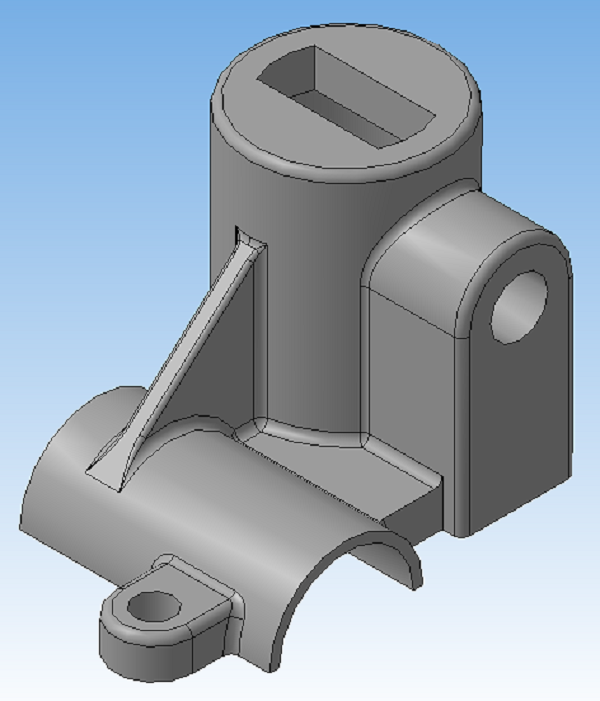
#> input picture .github/forma-photo-saddle-reference.png, 600 x 701 px
$ python make_frame_passport.py ../../.github/forma-photo-saddle-reference.png ../../.github/forma-photo-saddle-reference.png
#> lines starting #> are read from the running program, lines starting #| are printed output that depends on the picture; after the words box and inside, x2 and y2 are one past the last pixel; in counts of white or black regions, pixels touching at a corner belong together
#> in main, im is the input picture: PIL image 600x701 RGB; mean R, G, B 153.1, 167.5, 181.5
### forma/forma/vision/silhouette.py
"""Измерение по фотографии: силуэт → числа, пригодные для модели.

Задача модуля — не «угадать 3D», а дать измеримые величины, которые можно
записать в постановку задачи: габарит в пикселях, профиль ширины, угол наклона
камеры по эллипсу верхней кромки и совпадение силуэта модели с фотографией.

Всё считается по маске объекта (что на фото объект, а что фон) и работает на
numpy. Маска берётся одним из двух способов:

* ``mask_by_background`` — фон однотонный или градиентный и отличается по цвету
  (синяя «студийная» заливка, белый лист, серый фон);
* готовая маска от пользователя (альфа-канал PNG или чёрно-белая картинка).

Никаких предположений о «понимании» сцены: если фон пёстрый, вызывающий код
обязан передать маску сам, иначе результат недействителен.
"""
from __future__ import annotations

import math
from dataclasses import dataclass, field, asdict
from typing import Iterable

import numpy as np

__all__ = [
    "Silhouette", "mask_by_background", "mask_from_alpha",
    "measure", "fit_top_arc", "camera_elevation", "iou", "compare",
]


# --------------------------------------------------------------------------
# Маска
# --------------------------------------------------------------------------
def mask_by_background(rgb: np.ndarray, tol: float = 14.0) -> np.ndarray:
    """Маска объекта: True там, где цвет не похож на фон.

    Фон оценивается по четырём углам и по верхней/нижней кромке. Модель фона —
    линейный градиент по вертикали плюс допуск ``tol`` (в уровнях 0…255).
    Так работает и на однотонном фоне, и на «студийном» градиенте.
    """
#> called with tol = 14
    a = np.asarray(rgb, dtype=np.float64)
    if a.ndim != 3 or a.shape[2] < 3:
        raise ValueError("нужен цветной массив H×W×3")
    h, w = a.shape[:2]
    cols = np.concatenate([a[:, :4].reshape(-1, 3), a[:, -4:].reshape(-1, 3)], axis=0)
    ys = np.concatenate([np.repeat(np.arange(h), 4), np.repeat(np.arange(h), 4)])
    # линейная регрессия цвета фона от y, отдельно по каналам
    A = np.stack([np.ones_like(ys, dtype=np.float64), ys.astype(np.float64)], axis=1)
    coef, *_ = np.linalg.lstsq(A, cols, rcond=None)
#> coef = [[119.1, 174.4, 228.7], [0.184, 0.109, 0.0355]]
    yy = np.arange(h, dtype=np.float64)
    bg = (np.stack([np.ones_like(yy), yy], axis=1) @ coef)  # h×3
#> bg = 701 rows, first 8: [119.1, 174.4, 228.7], [119.3, 174.5, 228.8], [119.5, 174.6, 228.8], [119.7, 174.7, 228.8], [119.9, 174.8, 228.9], [120.1, 174.9, 228.9], [120.2, 175, 228.9], [120.4, 175.2, 229]
    pred = np.repeat(bg[:, None, :], w, axis=1)
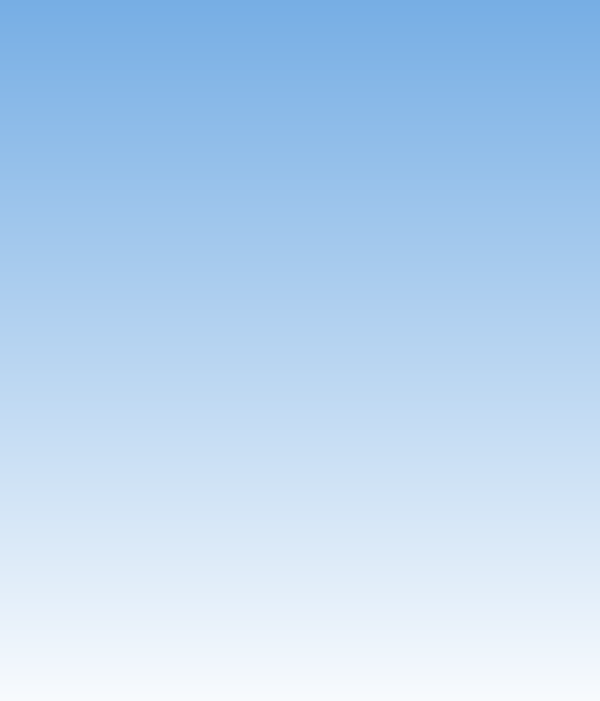
#> pred: shape (701, 600, 3) float64; mean of channels 0, 1, 2 183.4, 212.5, 241.2; drawn as R, G, B
    dist = np.linalg.norm(a - pred, axis=2)
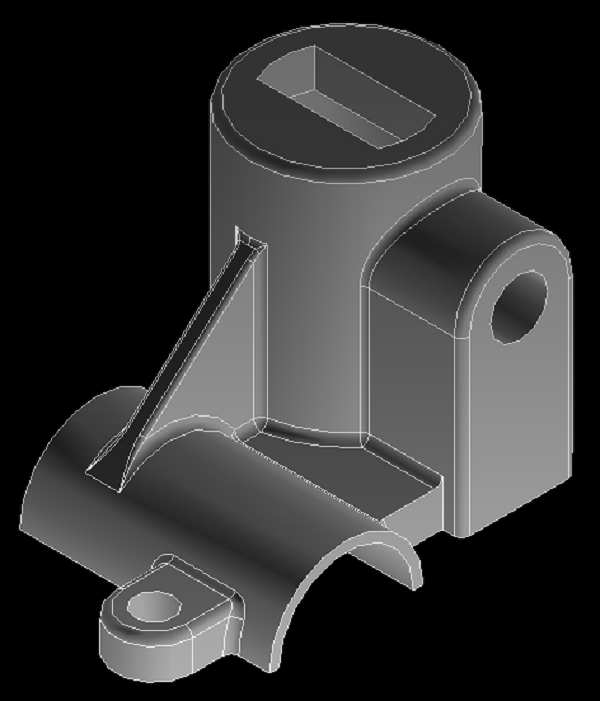
#> dist: shape (701, 600) float64; min 0.0812, max 413.6, mean 83; drawn with min black and max white
    return dist > tol
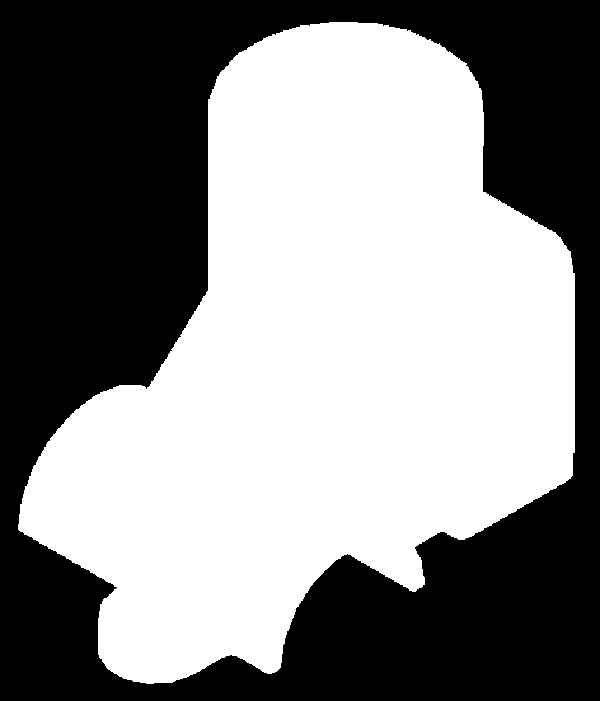
#> returned value: shape (701, 600) bool; 52.8% white; 1 black region, box (x1, y1, x2, y2) and area: (0, 0, 600, 701) 198540


# [5 lines left out: function mask_from_alpha, not called in this run]


# --------------------------------------------------------------------------
# Основные метрики силуэта
# --------------------------------------------------------------------------
@dataclass
class Silhouette:
    """Всё, что можно честно измерить по одному силуэту."""

    width: int
    height: int
    area: int
    fill: float                  # площадь / площадь габарита
    cx: float
    cy: float
    principal_deg: float         # угол главной оси к горизонтали
    anisotropy: float            # sqrt(λ1/λ2) — вытянутость
    symmetry_err_pct: float      # несовпадение половин относительно оси X = cx
    width_profile: list = field(default_factory=list)   # [(доля высоты, ширина px)]
    notes: list = field(default_factory=list)

    def as_dict(self) -> dict:
        return asdict(self)


def measure(mask: np.ndarray, profile_rows: int = 12) -> Silhouette:
#> called with profile_rows = 12
    m = np.asarray(mask, dtype=bool)
    if not m.any():
        raise ValueError("пустая маска: объект не найден")
    ys, xs = np.nonzero(m)
    x0, x1 = int(xs.min()), int(xs.max())
#> x0 = 18; x1 = 574
    y0, y1 = int(ys.min()), int(ys.max())
#> y0 = 22; y1 = 683
    w = x1 - x0 + 1
#> w = 557
    h = y1 - y0 + 1
#> h = 662
    area = int(m.sum())
#> area = 222060
    cx = float(xs.mean())
#> cx = 320.9
    cy = float(ys.mean())
#> cy = 361.1

    # главные оси по ковариации точек силуэта
    pts = np.stack([xs - cx, ys - cy], axis=1).astype(np.float64)
#> pts = 222060 pairs, first value -302.9 to 253.1, second value -339.1 to 321.9
    cov = pts.T @ pts / max(len(pts), 1)
#> cov = [[16543.3, -7207], [-7207, 26432.1]]
    evals, evecs = np.linalg.eigh(cov)
#> evals = [12747.7, 30227.7]; evecs = [[-0.885, -0.466], [-0.466, 0.885]]
    order = np.argsort(evals)[::-1]
#> order = [1, 0]
    evals = evals[order]
#> evals = [30227.7, 12747.7]
    v = evecs[:, order[0]]
#> v = [-0.466, 0.885]
    principal = math.degrees(math.atan2(v[1], v[0])) % 180.0
#> principal = 117.8
    aniso = float(math.sqrt(max(evals[0], 1e-12) / max(evals[1], 1e-12)))
#> aniso = 1.54

    # симметрия относительно вертикальной оси, проходящей через центр
    xarr = np.arange(m.shape[1])
    xm = np.rint(2.0 * cx - xarr).astype(np.int64)
#> xm = 600 values, max 642 at index 0, min 43 at index 599, mean 342.5
    valid = (xm >= 0) & (xm < m.shape[1])
    left = m[:, valid]
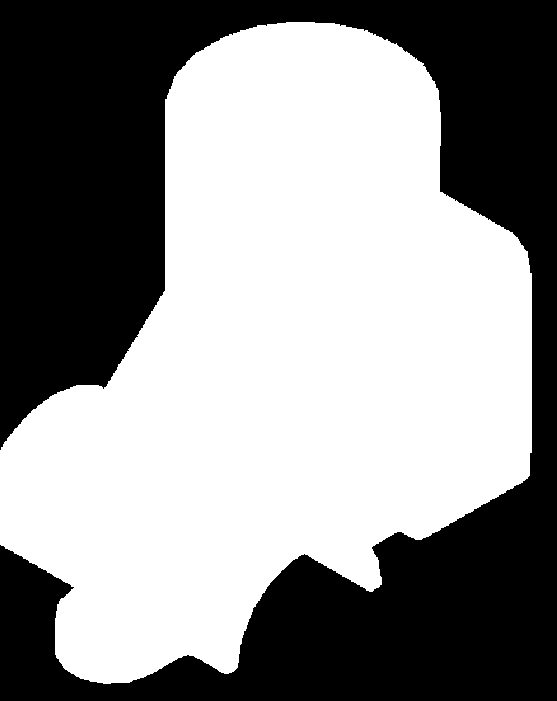
#> left: shape (701, 557) bool; 56.5% white; 1 black region, box (x1, y1, x2, y2) and area: (0, 0, 557, 701) 169886
    right = m[:, xm[valid]]
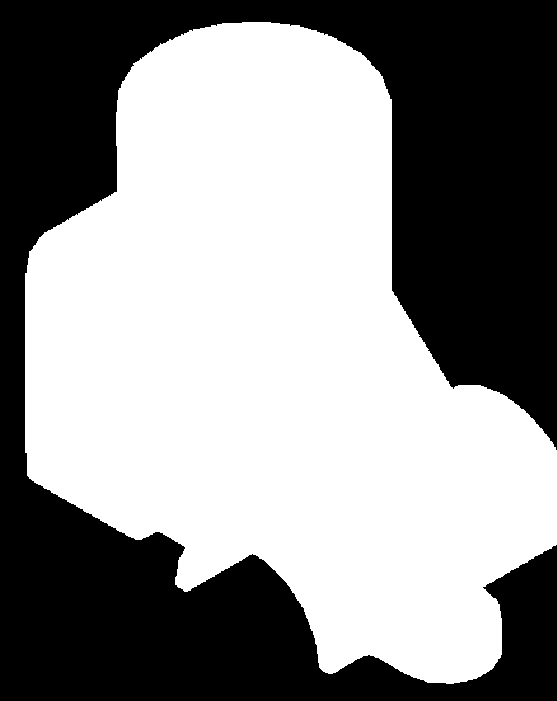
#> right: shape (701, 557) bool; 56.5% white; 1 black region, box (x1, y1, x2, y2) and area: (0, 0, 557, 701) 169886
    inter = np.logical_and(left, right).sum()
#> inter = 159038
    union = np.logical_or(left, right).sum()
#> union = 282104
#> (the rest of the program and of its run is left out)
